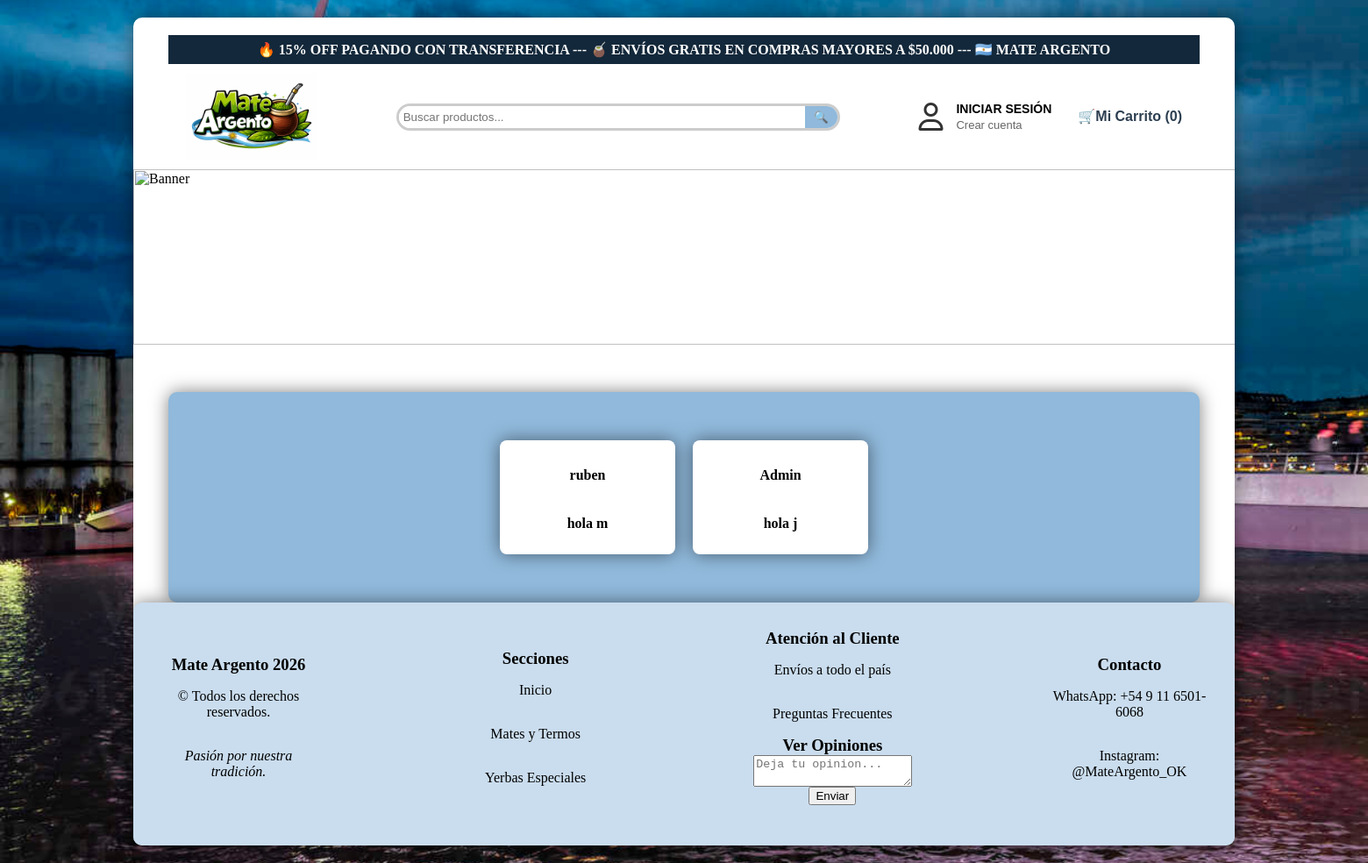
The app's page /opiniones, older data.
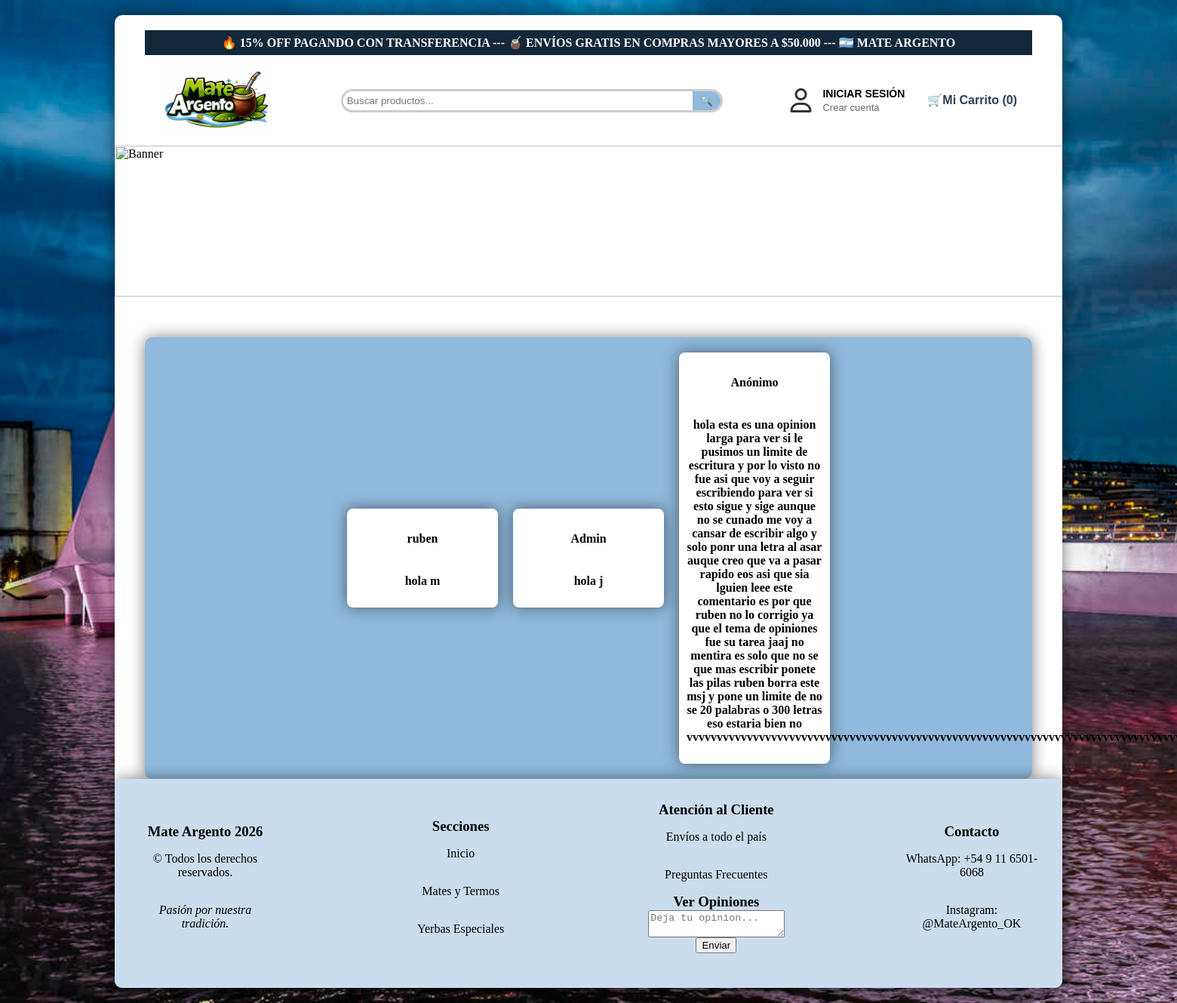
The same page, newer data.
### app.py (models this page shows)
class Opinion(db.Model):
    id = db.Column(db.Integer, primary_key=True) #Esto hace que el cerebro los vuelva unicos y los va colocando 1,2,3.
    nombre_cliente = db.Column(db.String(100)) #Espacio para el nombre del cliente de maximo 100 letras.
    comentario = db.Column(db.Text, nullable=False) # El texto que escriben, nullable para que no se guarde vacio.

### app.py (the view)
@app.route('/opiniones')
def ver_opiniones():
    opiniones_db = Opinion.query.all()
    return render_template('opiniones.html', opiniones=opiniones_db)

### app.py (called while the page is built, shortened)
@app.context_processor
def procesar_carrito():
    mi_carrito = Carrito(session)
    items, total, unidades = mi_carrito.obtener_datos(Producto)
    return dict(carrito_html=items, total_carrito=total, total_unidades=unidades)

    def obtener_datos(self, modelo_producto):
        carrito_dict = self.session.get('carrito', {})
        productos_reales = []
        total_general = 0
        total_unidades = 0  # <--- Nueva variable
        return productos_reales, total_general, total_unidades

### templates/opiniones.html (shortened to what this page needs)
<head>
    <link rel="stylesheet" href="{{ url_for('static', filename='estilos.css') }}">
    <link rel="stylesheet" href="https://cdnjs.cloudflare.com/ajax/libs/font-awesome/6.0.0/css/all.min.css">
</head>
<body>
    <div class="contenedor">
        {% extends 'base.html' %}
        {% block content %}
        <br><br><br>
        <div class="contenedor-padre2">
            {% for p in opiniones %}
                <div class="tarjeta">
                    <h4>{{ p.nombre_cliente }}</h4>
                    <p><b>{{ p.comentario }}</b></p>
                </div>
            {% else %}
                <p>No hay productos en esta categoría todavía.</p>
            {% endfor %} {% endblock %}

Row changes from the older to the newer data that the page shows:
added Opinion: nombre_cliente "Anónimo", comentario "hola esta es una opinion larga para ver si le pusimos un limite de escritura y por lo visto no fue asi que voy a seguir escribiendo para ver si esto sigue y sige aunque no se cunado me voy a cansar de escribir algo y solo ponr una letra al asar auque creo que va a pasar rapido eos asi que sia lguien leee este comentario es por que ruben no lo corrigio ya que el tema de opiniones fue su tarea jaaj no mentira es solo que no se que mas escribir ponete las pilas ruben borra este msj y pone un limite de no se 20 palabras o 300 letras eso estaria bien no…"
